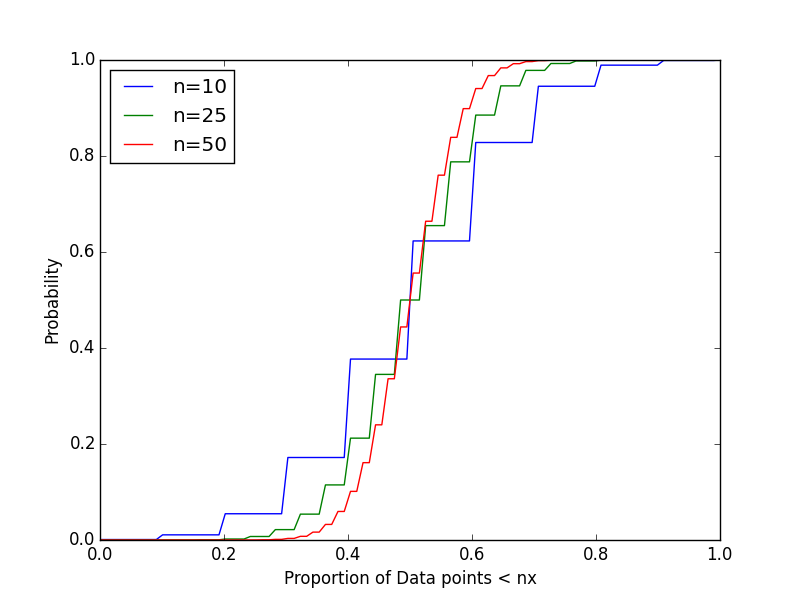

Recreate this plot in Python.
import scipy.stats as stats
import matplotlib.pyplot as plt
import numpy as np

cdf = stats.binom.cdf
for n in [10, 25, 50]:
	x = np.linspace(0,n,100)
	plt.plot(x/n,cdf(x, n, 0.5), label='n='+str(n))
plt.xlabel("Proportion of Data points < nx")
plt.ylabel("Probability")
plt.legend(loc=2)
plt.savefig('bin_cdf.png')
plt.show()
